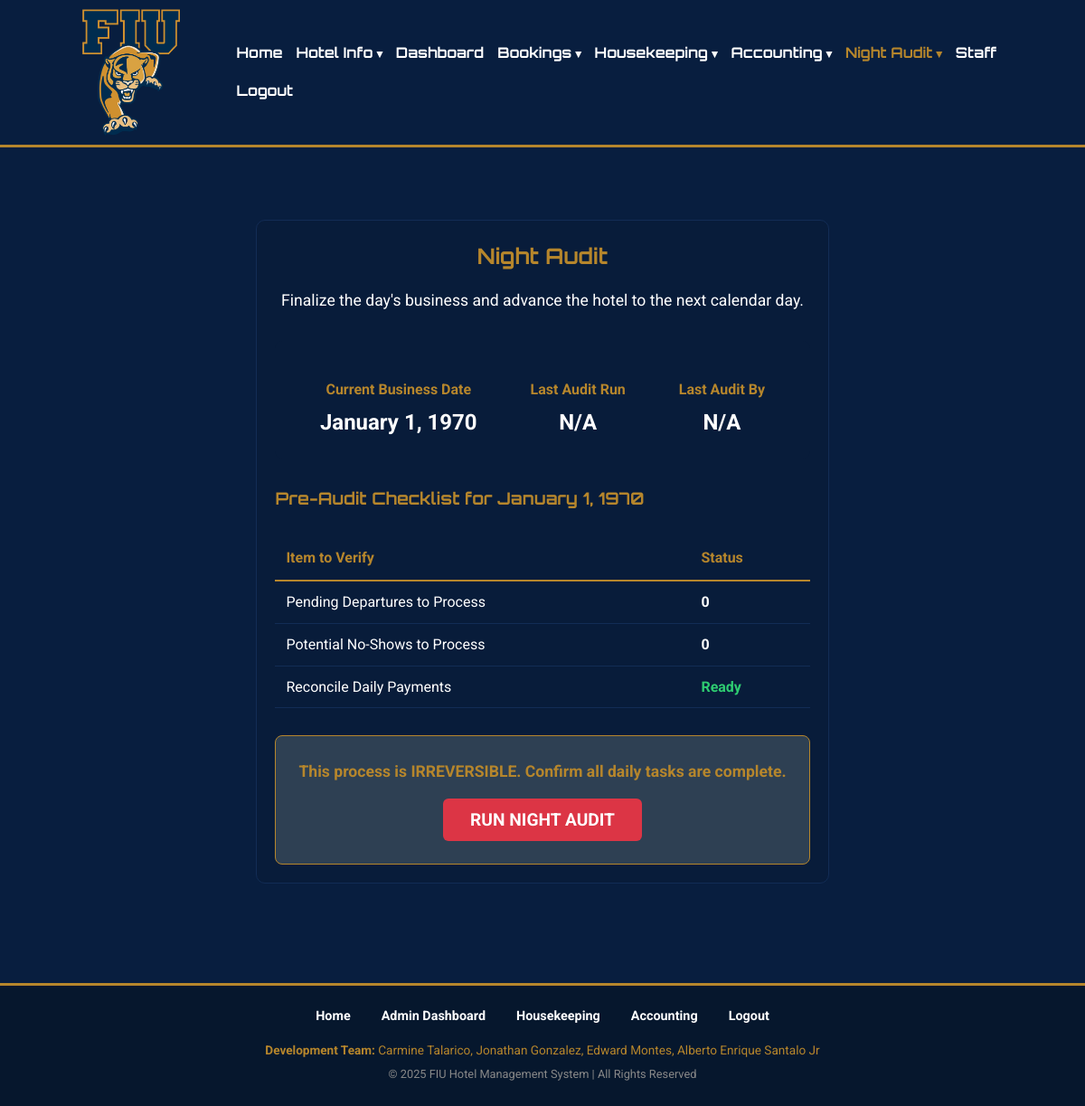
Page /night_audit.php (signed in) on the earlier database version.
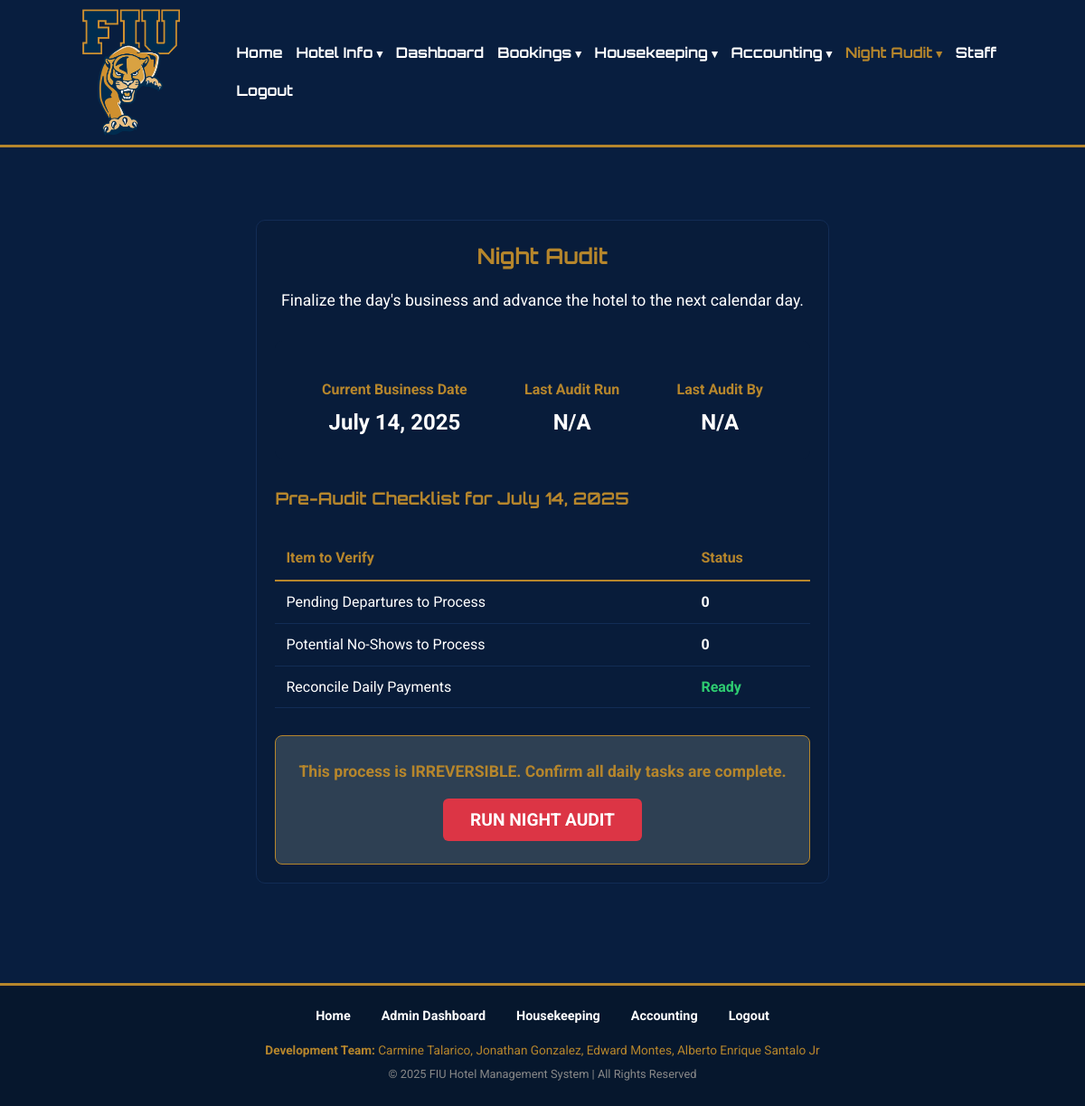
Same page on the later database version.
### tables this page shows
CREATE TABLE `settings` (
  `id` int(11) NOT NULL,
  `setting_name` varchar(100) NOT NULL,
  `setting_value` varchar(255) NOT NULL
);

### public/night_audit.php (the view, shortened to what this page needs)
<?php
require_once __DIR__ . '/../config/db.php';
$result = $conn->query("SELECT setting_value FROM settings WHERE setting_name = 'business_date'");
$current_business_date = $result->fetch_assoc()['setting_value'];
$last_audit_res = $conn->query("SELECT l.timestamp, u.full_name FROM audit_logs l JOIN users u ON l.user_id = u.id WHERE l.action = 'Night Audit' ORDER BY l.timestamp DESC LIMIT 1");
$last_audit = $last_audit_res->fetch_assoc();
$last_audit_date = $last_audit['timestamp'] ?? 'N/A';
$last_audit_by = $last_audit['full_name'] ?? 'N/A';
$stmt_departures = $conn->prepare("SELECT COUNT(*) as count FROM bookings WHERE check_out = ? AND status = 'checked-in'");
$stmt_departures->bind_param("s", $current_business_date);
$stmt_departures->execute();
$pending_departures = $stmt_departures->get_result()->fetch_assoc()['count'];
$stmt_noshows = $conn->prepare("SELECT COUNT(*) as count FROM bookings WHERE check_in = ? AND status = 'confirmed'");
$stmt_noshows->bind_param("s", $current_business_date);
$stmt_noshows->execute();
$potential_no_shows = $stmt_noshows->get_result()->fetch_assoc()['count'];
require_once __DIR__ . '/../includes/header.php';
?>
<div class="card" style="max-width: 800px; margin: 30px auto;">
    <h2 class="text-center">Night Audit</h2>
    <p class="text-center" style="font-size: 1.1rem; max-width: 600px; margin: 10px auto 30px;">
        Finalize the day's business and advance the hotel to the next calendar day.
    </p>
    <div style="display: flex; justify-content: space-around; text-align: center; margin-bottom: 30px; background-color: #081C3A; padding: 20px; border-radius: 8px;">
        <div>
            <h4 style="color:#B6862C; margin-bottom: 5px;">Current Business Date</h4>
            <p style="color: #fff; font-size: 1.5rem; font-weight: bold; margin:0;"><?= date("F j, Y", strtotime($current_business_date)) ?></p>
        </div>
        <div>
            <h4 style="color:#B6862C; margin-bottom: 5px;">Last Audit Run</h4>
            <p style="color: #fff; font-size: 1.5rem; font-weight: bold; margin:0;"><?= ($last_audit_date !== 'N/A') ? date("M j, Y H:i", strtotime($last_audit_date)) : 'N/A' ?></p>
        </div>
        <div>
            <h4 style="color:#B6862C; margin-bottom: 5px;">Last Audit By</h4>
            <p style="color: #fff; font-size: 1.5rem; font-weight: bold; margin:0;"><?= htmlspecialchars($last_audit_by) ?></p>
        </div>
    </div>
    <h3>Pre-Audit Checklist for <?= date("F j, Y", strtotime($current_business_date)) ?></h3>
    <table class="data-table">
        <thead>
            <tr>
                <th>Item to Verify</th>
                <th>Status</th>
            </tr>
        </thead>
        <tbody>
            <tr>
                <td>Pending Departures to Process</td>
                <td><strong><?= $pending_departures ?></strong></td>
            </tr>
            <tr>
                <td>Potential No-Shows to Process</td>
                <td><strong><?= $potential_no_shows ?></strong></td>
            </tr>
             <tr>
                <td>Reconcile Daily Payments</td>
                <td><strong style="color: <?= ($pending_departures == 0 && $potential_no_shows == 0) ? '#2ecc71' : '#B6862C' ?>;"><?= ($pending_departures == 0 && $potential_no_shows == 0) ? 'Ready' : 'Pending' ?></strong></td>
            </tr>
        </tbody>
    </table>
    <div class="mt-30" style="text-align: center; padding: 25px; background: #2E4053; border: 1px solid #B6862C; border-radius: 8px;">
        <p style="font-weight: bold; margin-top: 0; color: #B6862C; font-size: 1.1rem;">This process is IRREVERSIBLE. Confirm all daily tasks are complete.</p>
        <form method="POST" onsubmit="return confirm('This action cannot be undone. Are you absolutely sure you want to run the Night Audit?');">
            <button type="submit" name="run_audit" class="btn btn-danger" style="font-size: 1.2rem; padding: 12px 30px;">RUN NIGHT AUDIT</button>
        </form>
    </div>
</div>
<?php
require_once __DIR__ . '/../includes/footer.php';
?>

Differences in the rows shown:
added settings: setting_value "July 14, 2025"
Other differences:
date("F j, Y", strtotime($current_business_date)): "January 1, 1970" → (not shown)
